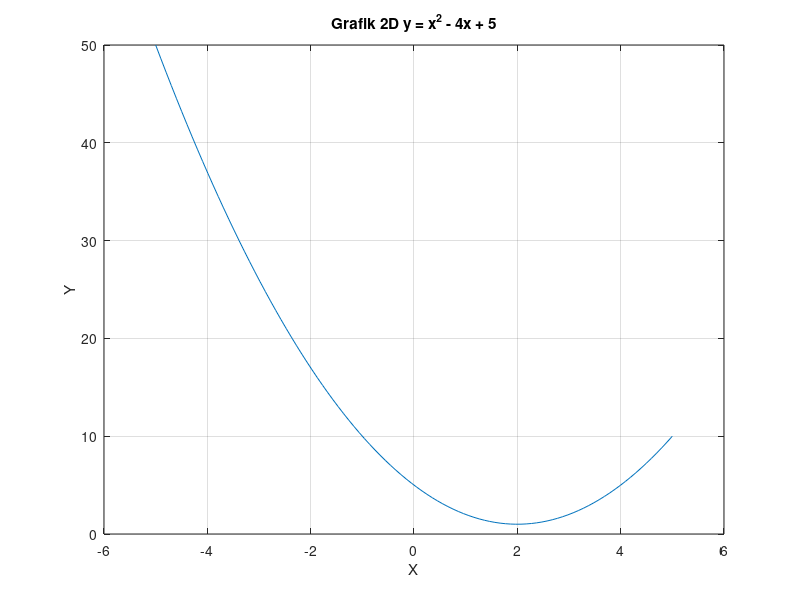

Write the MATLAB code that produced this figure.
x = linspace(-5,5,100);
y = x.^2 - 4*x + 5;

plot(x,y);
grid on;
title('Grafik 2D y = x^2 - 4x + 5');
xlabel('X');
ylabel('Y');
